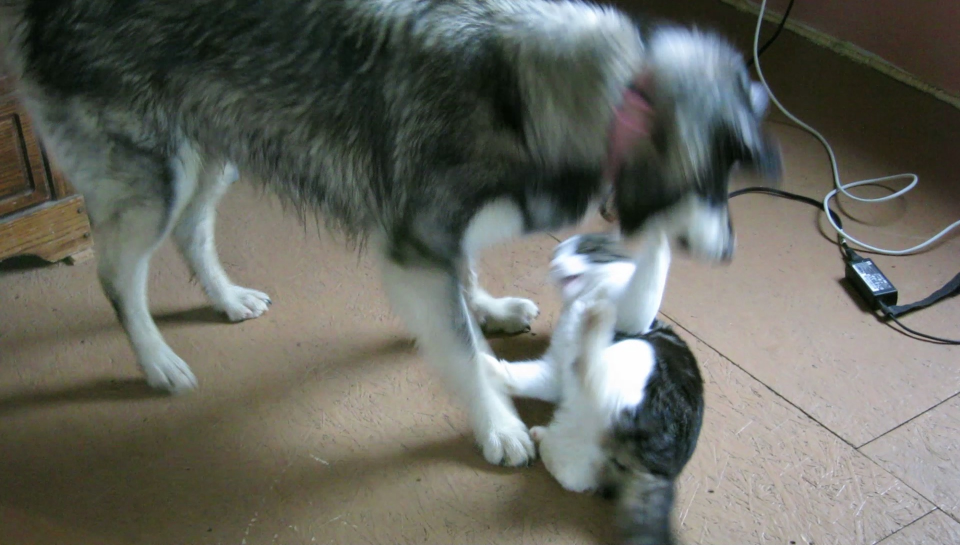
#> input picture solutions/Practical Five/data/dog_time1.jpg, 1920 x 1090 px (shown at 1/2 size)
$ jupyter execute practical_five_solution.ipynb
#> lines starting #> are read from the running program, lines starting #| are printed output that depends on the picture
# Practical Five: Optical Flow

This notebook is prepared to introduce you to the basics of estimating and visualising optical flow field (motion) in bi-temporal images. We will use the celebrated Lucas-Kanade method to estimate the optical flow field.

### References
* [Based on "Homework 3: Optical Flow"](https://github.com/pjreddie/vision-hw3)
* [Lecture 8: Optical Flow](https://docs.google.com/presentation/d/11f77YuX5YVUmhr1QWYGCSmg5lHyml0VaRjDh93aceHI/edit?usp=sharing)
* [Lucas–Kanade method](https://en.wikipedia.org/wiki/Lucas%E2%80%93Kanade_method)

## Load Required Modules

[cell 1]
from PIL import Image, ImageDraw, ImageFont
from IPython.display import display
import numpy as np
import matplotlib.pyplot as pl

[cell 2]
def np2img(im, norm=False, rgb_mode=False):
    """
    This function converts the input numpy object im to Image object and returns
    the converted object. If norm == True, then the input is normalised to [0,1]
    using im <- (im - im.min()) / (im.max() - im.min()).
    """
    if norm:
        if ((im.max() - im.min()) != 0.0):
            im = (im - im.min()) / (im.max() - im.min())

    if ((im.min() >= 0.0) and (im.max() <= 1.0)):
        im = im * 255.0

    if rgb_mode and im.ndim == 2:
        im = im[...,np.newaxis].repeat(3, axis=2)

    if im.ndim == 2:
        im = Image.fromarray(im.astype(np.uint8), mode='L')
    elif (im.ndim == 3) and (im.shape[2] == 3):
        im = Image.fromarray(im.astype(np.uint8), mode='RGB')

    return im


def imresize_nn(im, width, height, img_obj=False):
    """
    This function resizes the input Image object im to the size of (width x height)
    pixels based on the nearest neigbor interpolation and returns the resized Image object.
    """
    # Convert the input Image object to numpy array object
    im = np.array(im).astype(float)
    if (im.shape[0] == height) and (im.shape[1] == width):
        im_res = im.copy()
    else:
        # Create an empty array of (height x width) pixels
        if im.ndim == 2:
            im_res = np.zeros((height, width))
        else:
            im_res = np.zeros((height, width, im.shape[2]))

        # Match up coordinates using (x_res, y_res) -> (x_im, y_im), i.e.,
        # a_x * x_res + b_x = x_im
        # a_y * y_res + b_y = y_im
        a_x = ((im.shape[1] - 0.5) - (-0.5)) / ((im_res.shape[1] - 0.5) - (-0.5))
        b_x = (-0.5) - a_x * (-0.5)
        a_y = ((im.shape[0] - 0.5) - (-0.5)) / ((im_res.shape[0] - 0.5) - (-0.5))
        b_y = (-0.5) - a_y * (-0.5)

        # Create a lookup table for speeding up the operations
        y_im = np.zeros(im_res.shape[0], dtype=np.int32)
        for i in range(im_res.shape[0]):
            y_im[i] = int(np.round(a_y * i + b_y))
            if y_im[i] < 0:
                y_im[i] = 0
            if y_im[i] > (im.shape[0] - 1):
                y_im[i] = im.shape[0] - 1

        x_im = np.zeros(im_res.shape[1], dtype=np.int32)
        for i in range(im_res.shape[1]):
            x_im[i] = int(np.round(a_x * i + b_x))
            if x_im[i] < 0:
                x_im[i] = 0
            if x_im[i] > (im.shape[1] - 1):
                x_im[i] = im.shape[1] - 1
        # Iterate over new points
        for y in range(im_res.shape[0]):
            for x in range(im_res.shape[1]):
                im_res[y, x] = im[y_im[y], x_im[x]]

    if img_obj:
        im_res = np2img(im_res)

    return im_res


# [86 lines left out: function imresize_bi, not called in this run]


def imfilter(im, filter, preserve=False, img_obj=False, mode='edge'):
    """
    This function filters the input object im with the numpy array filter and
    returns the filtered image object.
    """
    # Convert the input object to numpy array object
    im = np.array(im).astype(float)
    if (im.ndim == 2):
        im = im[...,np.newaxis]
    # Get the filter dimensions
    h, w = filter.shape[:2][0] // 2, filter.shape[:2][1] // 2
    if (filter.ndim == 2):
        filter = filter[...,np.newaxis]
    # Apply padding on the input image to handle image boundaries
    pad_width = [[h,h],[w,w]]
    for d in range(2, im.ndim):
        pad_width.append([0,0])
    im = np.pad(im, pad_width=pad_width, mode=mode)
    # Create place holder for the filtered image
    if preserve:
        im_ = im.copy()
        # Iterate over pixels
        for y in range(h, im.shape[0]-h):
            for x in range(w, im.shape[1]-w):
                im_[y,x] = (im[y-h:y+h+1, x-w:x+w+1] * filter).sum(axis=(0,1))
    else:
        im_ = np.zeros(im.shape[:2])
        # Iterate over pixels
        for y in range(h, im.shape[0]-h):
            for x in range(w, im.shape[1]-w):
                im_[y,x] = (im[y-h:y+h+1, x-w:x+w+1] * filter).sum()

    # Exclude the boundary pixels
    im = im_[h:im.shape[0]-h, w:im.shape[1]-w]

    if img_obj:
        im = np2img(im)

    return im


def box_filter(width, height, channel=1):
    """
    This function creates and returns a numpy array of size (height x width) with all entries equal to 1/(height x width x channel).
    If any of input parameters width and height is an even number, then it is rolled up to the nearest
    odd number. Note that if channel > 1, then the returned array will be of dimensions (height x width x channel).
    """
    if (width % 2) == 0:
        width += 1
    if (height % 2) == 0:
        height += 1

    if channel > 1:
        data = np.ones((height, width, channel)) / (height * width * channel)
    else:
        data = np.ones((height, width)) / (height * width)

    return data


def gaussian_kernel(sigma, dim=1):
    """
    This function generates and returns either a 1D (dim=1) or 2D (dim=2)
    Gaussian kernel with a standard deviation sigma. Note that the function
    automatically adjusts the kernel size so that 99% of the distribution falls
    within 3 standard deviations.
    """
    k = int(2 * np.ceil(3*sigma) + 1)
    x = np.linspace(-3*sigma, 3*sigma, k)
    g = 1.0 / np.sqrt(2 * np.pi * sigma**2) * np.exp(-x**2/(2*sigma**2))
    g = g / g.sum()
    g = g[np.newaxis,...]
    if dim == 2:
        g = np.dot(g.T, g)

    return g

## Lucas-Kanade Optical Flow Estimation

We will be implementing [Lucas–Kanade method](https://en.wikipedia.org/wiki/Lucas%E2%80%93Kanade_method) to estimate the optical flow (velocity) vector $(u_{i},v_{i})$ for the pixel $\mathbf{p}_{i} = (x_{i}, y_{i})$ using the following equation

$
\left[\begin{matrix} u_{i} \\ v_{i} \end{matrix}\right]=\left[\begin{matrix} \sum\limits_{\mathbf{p}_{j} \in \mathcal{N}_{i}} I_{x}(\mathbf{p}_{j}) I_{x}(\mathbf{p}_{j}) & \sum\limits_{\mathbf{p}_{j} \in \mathcal{N}_{i}} I_{x}(\mathbf{p}_{j}) I_{y}(\mathbf{p}_{j}) \\ \sum\limits_{\mathbf{p}_{j} \in \mathcal{N}_{i}} I_{y}(\mathbf{p}_{j}) I_{x}(\mathbf{p}_{j}) & \sum\limits_{\mathbf{p}_{j} \in \mathcal{N}_{i}} I_{y}(\mathbf{p}_{j}) I_{y}(\mathbf{p}_{j}) \end{matrix}\right]^{-1} \left[\begin{matrix} -\sum\limits_{\mathbf{p}_{j} \in \mathcal{N}_{i}} I_{x}(\mathbf{p}_{j}) I_{t}(\mathbf{p}_{j}) \\ -\sum\limits_{\mathbf{p}_{j} \in \mathcal{N}_{i}} I_{y}(\mathbf{p}_{j}) I_{t}(\mathbf{p}_{j}) \end{matrix}\right],
$

where $u_{i}$ and $v_{i}$ are respectively estimated horizontal and vertical velocity at the pixel $\mathbf{p}_{i}$, $\mathcal{N}_{i}$ represents the set of all pixels within the neighborhood of the pixel $\mathbf{p}_{i}$. $I_{x}(\mathbf{p}_{i})$, $I_{y}(\mathbf{p}_{i})$, $I_{t}(\mathbf{p}_{i})$ are the partial derivatives of the image $I$ with respect to position $x$, $y$ and time $t$, evaluated at the pixel $\mathbf{p}_{i}$ and at the current time. $\mathcal{N}_{i}$ is usually based on a $w \times w$ window around the pixel $\mathbf{p}_{i}$.

### Estimating Spatial and Temporal Derivatives

In order to compute the optical flow (velocity) vector $(u_{i},v_{i})$ for the pixel $\mathbf{p}_{i}$, we first need to compute the partial derivatives $I_{x}(\mathbf{p}_{i})$, $I_{y}(\mathbf{p}_{i})$, $I_{t}(\mathbf{p}_{i})$ at the pixel $\mathbf{p}_{i}$. We already know how to compute spatial derivatives $I_{x}$ and $I_{y}$ from the previous practicals. The partial derivative of the image $I$ with respect to time $t$ (or temporal derivative of the image) can be computed as follows

$I_{t} = I^{(t)} - I^{(t-1)}$,

where $I^{(t)}$ is the current image at time $t$ (i.e., $I^{(t)} = I$) and $I^{(t-1)}$ is the previous image at time $(t-1)$. Please note that we slightly abuse the mathematical notation here by introducing the superscript $(t)$ to represent the images captured in time.

In the following, we load and display two consecuitive images `I1` and `I2`, where `I2` is the most recent image, i.e., $I^{(t)}$=`I2` and $I^{(t-1)}$=`I1`.

[cell 3]
I1_RGB = Image.open('../data/dog_time1.jpg').convert('RGB')
#> I1_RGB is the input picture: PIL image 1920x1090 RGB; mean R, G, B 103.1, 104.6, 96.7
I2_RGB = Image.open('../data/dog_time2.jpg').convert('RGB')
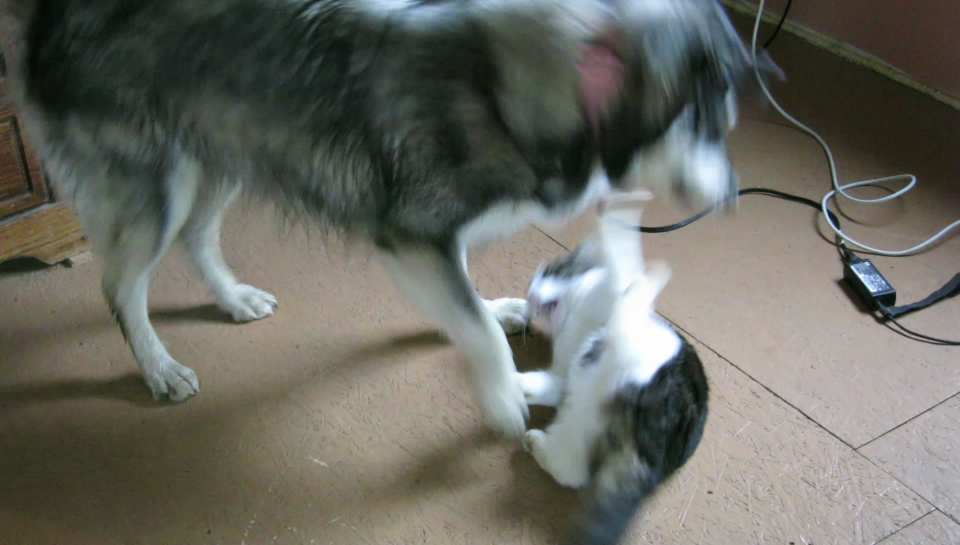
#> input picture solutions/Practical Five/data/dog_time2.jpg, 1920 x 1090 px (shown at 1/2 size)
#> I2_RGB is the input picture: PIL image 1920x1090 RGB; mean R, G, B 104.5, 105.2, 97.3
I3_RGB = Image.open('../data/dog_time3.jpg').convert('RGB')
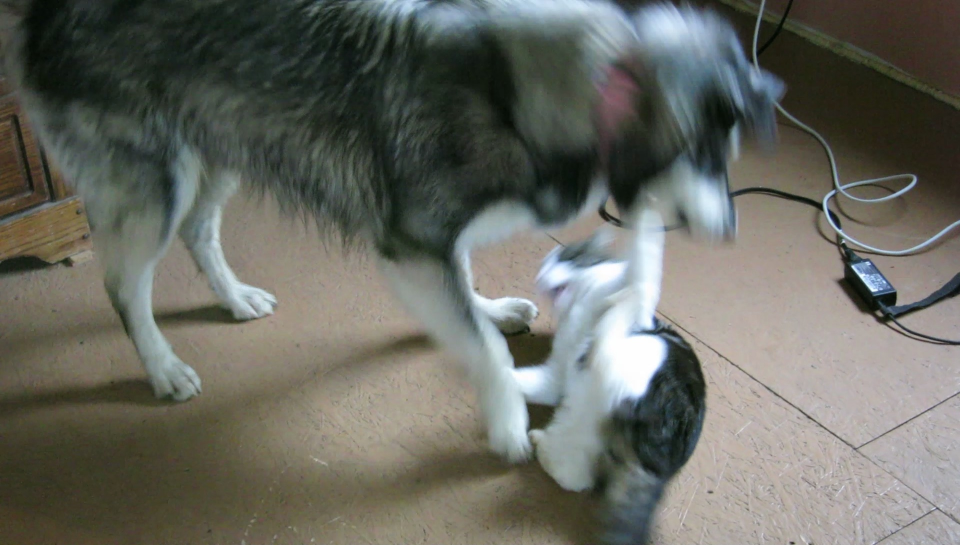
#> input picture solutions/Practical Five/data/dog_time3.jpg, 1920 x 1090 px (shown at 1/2 size)
#> I3_RGB is the input picture: PIL image 1920x1090 RGB; mean R, G, B 104.2, 105.5, 97.6
I1_RGB = imresize_nn(I1_RGB, I1_RGB.width//4, I1_RGB.height//4, True)
I2_RGB = imresize_nn(I2_RGB, I2_RGB.width//4, I2_RGB.height//4, True)
#> call 2 of imresize_nn, with width = 480, height = 272, img_obj = True
#> after the loop in imresize_nn (call 2), `for y in range(im_res.shape[0]):`:
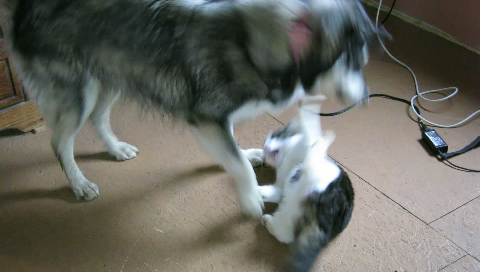
#> im_res: shape (272, 480, 3) float64; mean R, G, B 104.5, 105.1, 97.4
I3_RGB = imresize_nn(I3_RGB, I3_RGB.width//4, I3_RGB.height//4, True)
#> call 3 of imresize_nn, with width = 480, height = 272, img_obj = True
#> after the loop in imresize_nn (call 3), `for y in range(im_res.shape[0]):`:
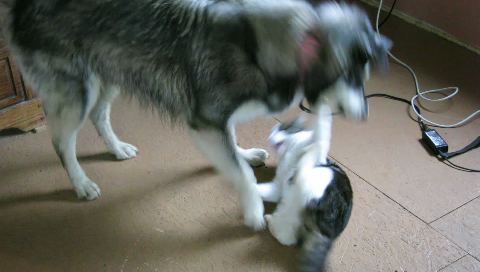
#> im_res: shape (272, 480, 3) float64; mean R, G, B 104.2, 105.4, 97.6


F = np.array([[[0.299, 0.587, 0.114]]])
I1 = imfilter(I1_RGB, F) / 255.0
I2 = imfilter(I2_RGB, F) / 255.0

display(np2img(I1))
display(np2img(I2))

As we did before, we first need to blur the input images before computing spatial and temporal derivatives.

[cell 4]
# Set the kernels
G = gaussian_kernel(sigma=1.0, dim=2)
Sx = np.array([[1.0, 0.0, -1.0], [2.0, 0.0, -2.0], [1.0, 0.0, -1.0]])
Sy = Sx.copy().T
# Blur the current and previous images using a Gaussian kernel
I1 = imfilter(I1, G)
I2 = imfilter(I2, G)
#> call 4 of imfilter, with filter = array of shape (7, 7), preserve = False, img_obj = False, mode = 'edge'
#> after the loop in imfilter (call 4), `for y in range(h, im.shape[0]-h):`:
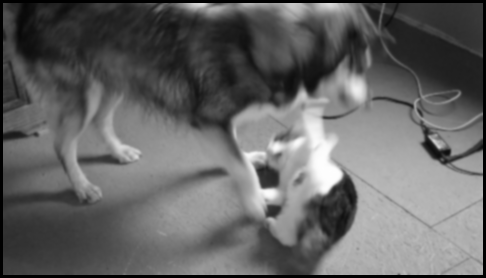
#> im_: shape (278, 486) float64; min 0, max 0.996, mean 0.394
# Calculate the spatial derivatives of the current image
Ix = imfilter(I2, Sx)
Iy = imfilter(I2, Sy)
#> after the loop in imfilter (call 6), `for y in range(h, im.shape[0]-h):`:
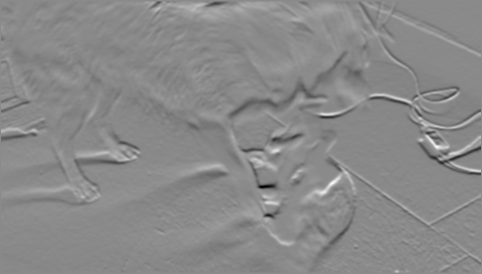
#> im_: shape (274, 482) float64; min -1.76, max 1.49, mean -0.0037; drawn with min black and max white
# Calculate the temporal derivative of the current image
It = (I2-I1)
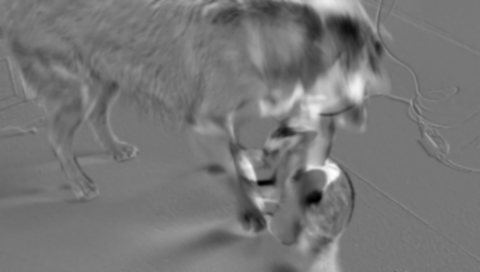
#> It: shape (272, 480) float64; min -0.743, max 0.854, mean 0.00328; drawn with min black and max white

[cell 5]
display(np2img(It, norm=True))

The temporal derivative image `It = (I2 - I1)` is normalised to the range of [0,1] to highlight the high-motion pixels. The high-motion pixels are displayed in either very dark or very bright tones on the temporal derivative image.

### Computing the Velocity Vector

In order to compute the velocity vector $(u_{i},v_{i})$, we need to perform the following matrix operations

$
\left[\begin{matrix} u_{i} \\ v_{i} \end{matrix}\right] = \left[\begin{matrix} \sum\limits_{\mathbf{p}_{j} \in \mathcal{N}_{i}} I_{x}(\mathbf{p}_{j}) I_{x}(\mathbf{p}_{j}) & \sum\limits_{\mathbf{p}_{j} \in \mathcal{N}_{i}} I_{x}(\mathbf{p}_{j}) I_{y}(\mathbf{p}_{j}) \\ \sum\limits_{\mathbf{p}_{j} \in \mathcal{N}_{i}} I_{y}(\mathbf{p}_{j}) I_{x}(\mathbf{p}_{j}) & \sum\limits_{\mathbf{p}_{j} \in \mathcal{N}_{i}} I_{y}(\mathbf{p}_{j}) I_{y}(\mathbf{p}_{j}) \end{matrix}\right]^{-1} \left[\begin{matrix} -\sum\limits_{\mathbf{p}_{j} \in \mathcal{N}_{i}} I_{x}(\mathbf{p}_{j}) I_{t}(\mathbf{p}_{j}) \\ -\sum\limits_{\mathbf{p}_{j} \in \mathcal{N}_{i}} I_{y}(\mathbf{p}_{j}) I_{t}(\mathbf{p}_{j}) \end{matrix}\right],
$

which requires computing the inverse of the $2 \times 2$ structure matrix. The inverse exists if and only if the determinant of the structure matrix is not equal to zero. Suppose that the inverse exits. Then we can compute the velocity vector $(u_{i},v_{i})$ as follows

$
u_{i} = \frac{-\sum\limits_{\mathbf{p}_{j} \in \mathcal{N}_{i}} I_{y}(\mathbf{p}_{j}) I_{y}(\mathbf{p}_{j}) \sum\limits_{\mathbf{p}_{j} \in \mathcal{N}_{i}} I_{x}(\mathbf{p}_{j}) I_{t}(\mathbf{p}_{j}) +
\sum\limits_{\mathbf{p}_{j} \in \mathcal{N}_{i}} I_{x}(\mathbf{p}_{j}) I_{y}(\mathbf{p}_{j}) \sum\limits_{\mathbf{p}_{j} \in \mathcal{N}_{i}} I_{y}(\mathbf{p}_{j}) I_{t}(\mathbf{p}_{j})}
{\sum\limits_{\mathbf{p}_{j} \in \mathcal{N}_{i}} I_{x}(\mathbf{p}_{j}) I_{x}(\mathbf{p}_{j}) \sum\limits_{\mathbf{p}_{j} \in \mathcal{N}_{i}} I_{y}(\mathbf{p}_{j}) I_{y}(\mathbf{p}_{j}) -
\sum\limits_{\mathbf{p}_{j} \in \mathcal{N}_{i}} I_{x}(\mathbf{p}_{j}) I_{y}(\mathbf{p}_{j}) \sum\limits_{\mathbf{p}_{j} \in \mathcal{N}_{i}} I_{y}(\mathbf{p}_{j}) I_{x}(\mathbf{p}_{j})}
$

and

$
v_{i} = \frac{\sum\limits_{\mathbf{p}_{j} \in \mathcal{N}_{i}} I_{x}(\mathbf{p}_{j}) I_{t}(\mathbf{p}_{j}) \sum\limits_{\mathbf{p}_{j} \in \mathcal{N}_{i}} I_{x}(\mathbf{p}_{j}) I_{y}(\mathbf{p}_{j}) -
\sum\limits_{\mathbf{p}_{j} \in \mathcal{N}_{i}} I_{x}(\mathbf{p}_{j}) I_{x}(\mathbf{p}_{j}) \sum\limits_{\mathbf{p}_{j} \in \mathcal{N}_{i}} I_{y}(\mathbf{p}_{j}) I_{t}(\mathbf{p}_{j})}
{\sum\limits_{\mathbf{p}_{j} \in \mathcal{N}_{i}} I_{x}(\mathbf{p}_{j}) I_{x}(\mathbf{p}_{j}) \sum\limits_{\mathbf{p}_{j} \in \mathcal{N}_{i}} I_{y}(\mathbf{p}_{j}) I_{y}(\mathbf{p}_{j}) -
\sum\limits_{\mathbf{p}_{j} \in \mathcal{N}_{i}} I_{x}(\mathbf{p}_{j}) I_{y}(\mathbf{p}_{j}) \sum\limits_{\mathbf{p}_{j} \in \mathcal{N}_{i}} I_{y}(\mathbf{p}_{j}) I_{x}(\mathbf{p}_{j})}.
$

We can implement these operations as follows.

[cell 6]
def compute_flow(I1_RGB, I2_RGB, sigma=1.0, w=3, epsilon=1e-8):
    """
    Computes and returns optical flow vector.
    """
    F = np.array([[[0.299, 0.587, 0.114]]])
    I1 = imfilter(I1_RGB, F) / 255.0
    I2 = imfilter(I2_RGB, F) / 255.0
    # Set the kernels
    G = gaussian_kernel(sigma=sigma, dim=2)
    Sx = np.array([[1.0, 0.0, -1.0], [2.0, 0.0, -2.0], [1.0, 0.0, -1.0]])
    Sy = Sx.copy().T
    # Blur the current and previous images using a Gaussian kernel
    I1 = imfilter(I1, G)
    I2 = imfilter(I2, G)
    # Calculate the spatial derivatives of the current image
    Ix = imfilter(I2, Sx)
    Iy = imfilter(I2, Sy)
    # Calculate the temporal derivative of the current image
    It = (I2-I1)

    B = box_filter(w, w)
    IxIx = imfilter(Ix*Ix, B)
#> after the loop in imfilter (call 13), `for y in range(h, im.shape[0]-h):`:
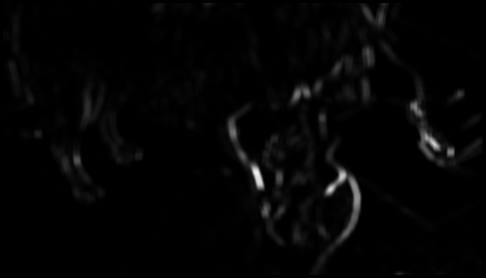
#> im_: shape (278, 486) float64; min 0, max 0.945, mean 0.0185
    IxIy = imfilter(Ix*Iy, B)
    IyIy = imfilter(Iy*Iy, B)
#> after the loop in imfilter (call 15), `for y in range(h, im.shape[0]-h):`:
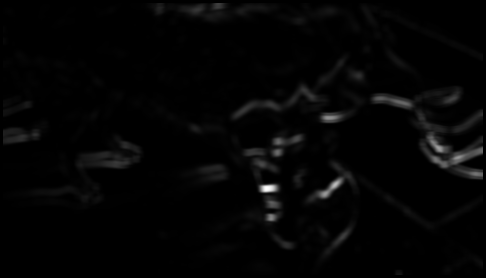
#> im_: shape (278, 486) float64; min 0, max 1.09, mean 0.0205; drawn with min black and max white
    IxIt = imfilter(Ix*It, B)
#> in imfilter (call 16), `im = np.array(im).astype(float)`:
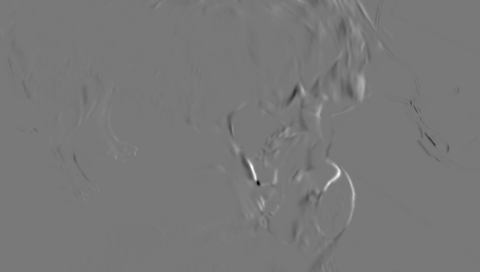
#> im: shape (272, 480) float64; min -0.723, max 0.799, mean -0.000104; drawn with min black and max white
    IyIt = imfilter(Iy*It, B)

    d = IxIx * IyIy - IxIy * IxIy
    u = np.zeros_like(d)
    v = np.zeros_like(d)
    index = (d>=epsilon)
    u[index] = (- IyIy[index] * IxIt[index] + IxIy[index] * IyIt[index]) / d[index]
    v[index] = (IxIt[index] * IxIy[index] - IxIx[index] * IyIt[index]) / d[index]

    return u, v

[cell 7]
def draw_flow(im, u, v, delta=1.0, w=7, s=2, fill=(255,0,0), width=1):
    """
    This function draws the velocity field (u,v) on the input image im using
    w x w blocks with field scaling factors s.
    """
    im_flow = im.copy()
    draw = ImageDraw.Draw(im_flow)
    B = box_filter(w,w)

    u = imfilter(u, B)
    v = imfilter(v, B)

    uv = np.sqrt(u**2 + v**2)
    u[u<=delta] = 0.0
    v[v<=delta] = 0.0

    u *= s
    v *= s

    uv_max = w // 2
    uv_min = -uv_max

    u[u>=uv_max] = uv_max
    u[u<=uv_min] = uv_min

    v[v>=uv_max] = uv_max
    v[v<=uv_min] = uv_min

    for y in range(w//2, u.shape[0], w):
        for x in range(w//2, u.shape[1], w):
            draw.line((x,y) + (x+u[y,x],y+v[y,x]), fill=fill, width=width)

    return im_flow

[cell 8]
u,v =  compute_flow(I1_RGB, I2_RGB, w=7)
I2_RGB_flow = draw_flow(I2_RGB, u, v)
u,v =  compute_flow(I2_RGB, I3_RGB, w=7)
I3_RGB_flow = draw_flow(I3_RGB, u, v)
